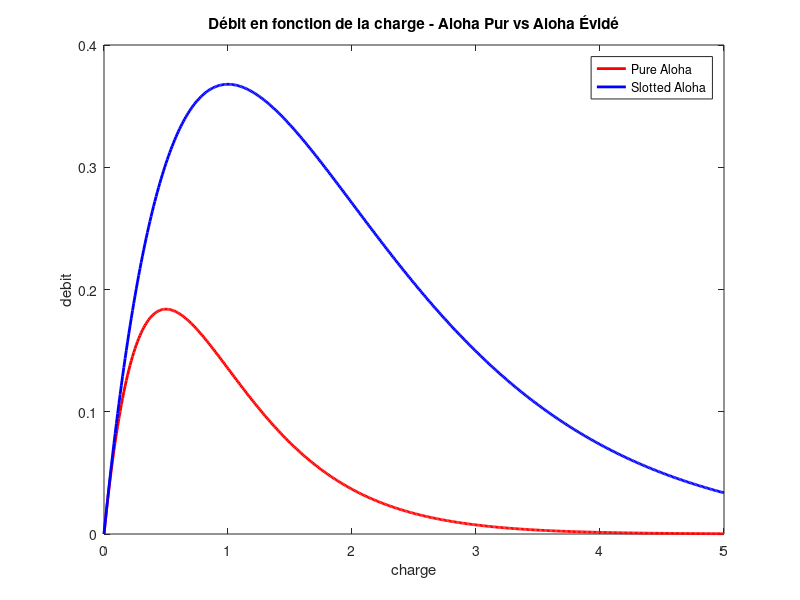

Reproduce this figure in MATLAB.
% Définir la plage de charge (nombre d'utilisateurs par canal)
traffic_load = 0:0.01:5;

% Calculer la probabilité de collision pour Aloha Pur
throughput_pure_aloha = traffic_load .* exp(-2 * traffic_load);


% Calculer la probabilité de collision pour Slotted Aloha
throughput_slotted_aloha = traffic_load .* exp(-traffic_load);

% Tracer les courbes
figure;
plot(traffic_load, throughput_pure_aloha, 'r', 'LineWidth', 2, 'DisplayName', 'Pure Aloha');
hold on;
plot(traffic_load, throughput_slotted_aloha, 'b', 'LineWidth', 2, 'DisplayName', 'Slotted Aloha');
title('Débit en fonction de la charge - Aloha Pur vs Aloha Évidé');
legend('location','best');
xlabel('charge');
ylabel('debit');